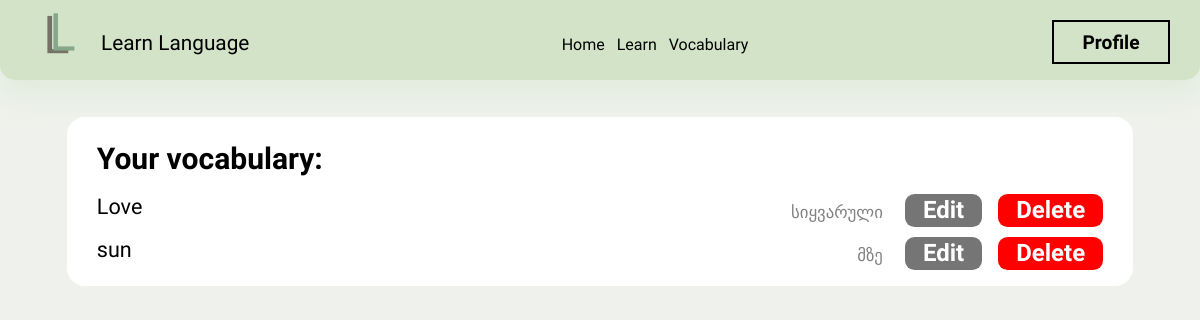
Page /vocabulary/ (signed in) on the earlier database version.
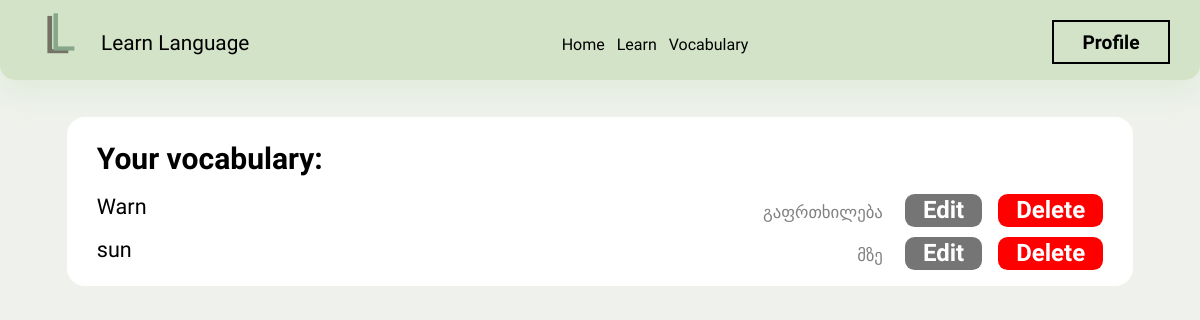
Same page on the later database version.
### LL/models.py (models this page shows, shortened)
class Word(models.Model):
    user = models.ForeignKey(User, on_delete=models.CASCADE, related_name="word_for_user")
    word = models.CharField(max_length=100)
    learned = models.BooleanField(default=False)
    meaning = models.CharField(max_length=100, default="")

### LL/views.py (the view)
# urls.py: path('vocabulary/', views.vocabulary, name="vocabulary"),
def vocabulary(request):
    words = Word.objects.all().filter(user=request.user)
    return render(request, "vocab.html", {
        "words": words
    })

### LL/templates/vocab.html (shortened to what this page needs)
{% extends 'layout.html' %}
{% load static %}
{% block header %}
    <link href="{% static 'css/vocab.css' %}" rel="stylesheet">
{% endblock %}
{% block body %}
    <div class="words-list">
        <h1 class="words-list-header">Your vocabulary:</h1>
        {% for word in words %}
            <div class="word-list-list">
                <h1 class="word-list-list-word">{{ word.word }}</h1>
                <div class="word-list-list-buttons">
                    <h1 class="word-list-list-translation">{{ word.meaning }}</h1>
                    <button class="word-list-list-button2" onclick="open_edit_div(`{{word.word}}`, `{{word.meaning}}`)">Edit</button>
                    <button class="word-list-list-button1" onclick="delete_word(`{{ word.word }}`, `{{word.pk}}`)">Delete</button>
                </div>
            </div>
        {% endfor %}
    </div>
{% endblock %}

Differences in the rows shown:
removed Word: word "Love", meaning "სიყვარული"
added Word: word "Warn", meaning "გაფრთხილება"
